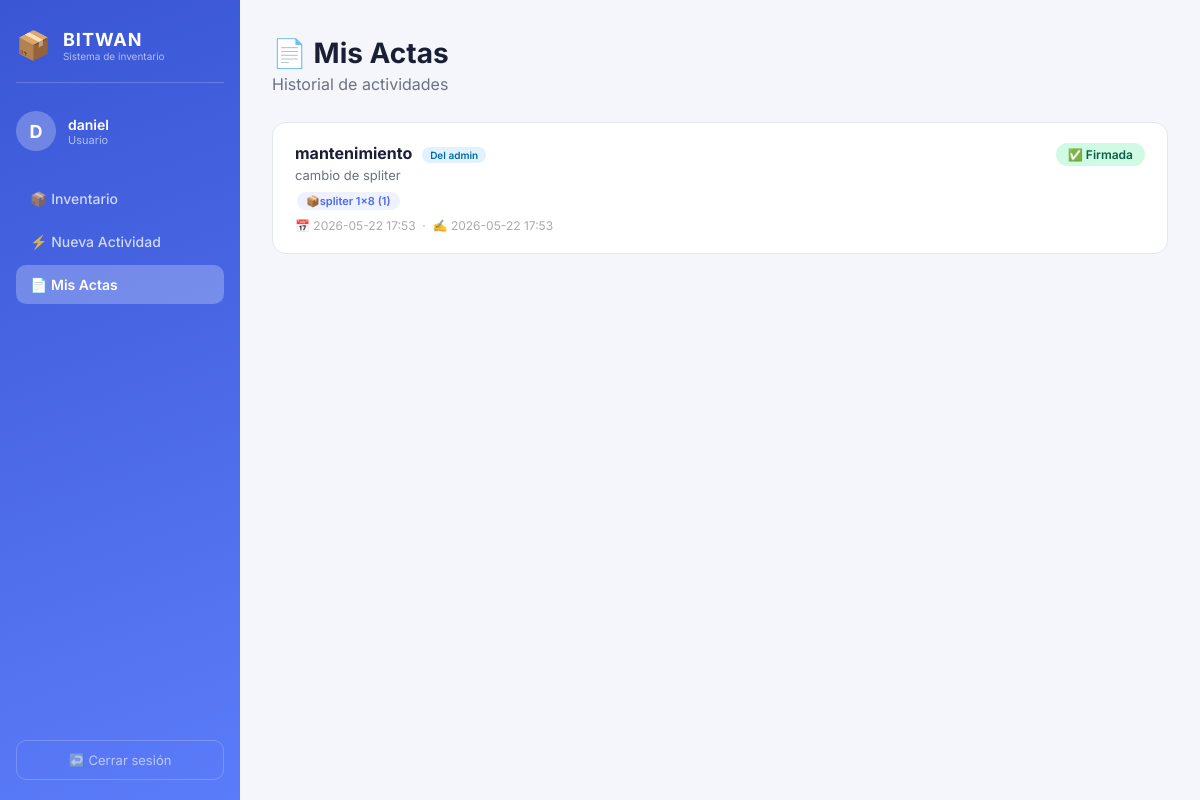
/mis_actas (signed in), run on the app's committed database.
### tables this page shows
CREATE TABLE actividades (
    id INTEGER PRIMARY KEY AUTOINCREMENT,
    nombre TEXT NOT NULL,
    descripcion TEXT NOT NULL,
    usuario_asignado_id INTEGER NOT NULL,
    material_id INTEGER,
    cantidad_material INTEGER DEFAULT 0,
    estado TEXT DEFAULT "pendiente",
    fecha_creacion TEXT NOT NULL,
    firma_imagen TEXT,
    fecha_firmado TEXT
, creado_por_id INTEGER, creado_por_rol TEXT);

CREATE TABLE actividad_materiales (
    id INTEGER PRIMARY KEY AUTOINCREMENT,
    actividad_id INTEGER NOT NULL,
    material_id INTEGER NOT NULL,
    cantidad INTEGER NOT NULL
);

CREATE TABLE materiales (
        id INTEGER PRIMARY KEY AUTOINCREMENT,
        nombre TEXT NOT NULL,
        cantidad INTEGER NOT NULL
    );

### app.py (the view)
@app.route('/mis_actas')
def mis_actas():
    if not session.get('usuario'): return redirect(url_for('inicio'))
    conn = get_db()
    acts = conn.execute("SELECT id,nombre,descripcion,estado,fecha_creacion,fecha_firmado,creado_por_rol FROM actividades WHERE usuario_asignado_id=? ORDER BY fecha_creacion DESC", (session['user_id'],)).fetchall()
    result = []
    for a in acts:
        a = dict(a)
        a['materiales'] = [dict(m) for m in conn.execute("""SELECT m.nombre,am.cantidad FROM actividad_materiales am JOIN materiales m ON am.material_id=m.id WHERE am.actividad_id=?""", (a['id'],)).fetchall()]
        result.append(a)
    conn.close()
    return render_template('mis_actas.html', actas=result, usuario=session['usuario'])

### app.py (called while the page is built)
def get_db():
    conn = sqlite3.connect(DB)
    conn.row_factory = sqlite3.Row
    return conn

### templates/mis_actas.html (shortened to what this page needs)
<!DOCTYPE html>
<html lang="es">
<head>
  <link rel="stylesheet" href="{{ url_for('static', filename='bodega.css') }}">
</head>
<body>
<div class="layout">
  <aside class="sidebar">
    <div class="sidebar-brand"><span class="brand-icon">📦</span><div><div class="brand-name">BITWAN</div><div class="brand-sub">Sistema de inventario</div></div></div>
    <div class="sidebar-user"><div class="user-avatar">{{ usuario[0].upper() }}</div><div class="user-info"><div class="user-name">{{ usuario }}</div><div class="user-role">Usuario</div></div></div>
    <nav class="sidebar-nav">
      <a href="/panel"               class="nav-link">📦 Inventario</a>
      <a href="/actividades_usuario" class="nav-link">⚡ Nueva Actividad</a>
      <a href="/mis_actas"           class="nav-link active">📄 Mis Actas</a>
    </nav>
    <a href="/logout" class="btn-logout">↩️ Cerrar sesión</a>
  </aside>
  <main class="main">
    <div class="page-header"><h1>📄 Mis Actas</h1><p>Historial de actividades</p></div>
    {% if not actas %}
    <div class="empty-st">
      <div style="font-size:56px;margin-bottom:12px">📋</div>
      <h3>No tienes actas todavía</h3>
      <p>Crea una actividad o espera que el administrador te asigne una.</p>
      <a href="/actividades_usuario" style="display:inline-block;margin-top:16px;background:var(--azul);color:white;padding:11px 24px;border-radius:10px;text-decoration:none;font-weight:600">⚡ Nueva actividad</a>
    </div>
    {% else %}
    {% for acta in actas %}
    <div class="ac">
      <div class="arow">
        <div>
          <div class="atit">
            {{ acta.nombre }}
            {% if acta.creado_por_rol=='admin' %}<span class="tag-env">Del admin</span>
            {% else %}<span class="tag-env">Tuya</span>{% endif %}
          </div>
          <div class="asub">{{ acta.descripcion[:90] }}{% if acta.descripcion|length>90 %}...{% endif %}</div>
          {% if acta.materiales %}
          <div style="margin-top:6px">{% for m in acta.materiales %}<span class="chip">📦{{ m.nombre }} ({{ m.cantidad }})</span>{% endfor %}</div>
          {% endif %}
          <div style="margin-top:6px;font-size:12px;color:#aaa">
            📅 {{ acta.fecha_creacion }}
            {% if acta.fecha_firmado %} &nbsp;·&nbsp; ✍️ {{ acta.fecha_firmado }}{% endif %}
          </div>
        </div>
        <div style="display:flex;flex-direction:column;align-items:flex-end;gap:8px;flex-shrink:0;margin-left:12px">
          {% if acta.estado=='firmado' %}
          <span class="tag-f">✅ Firmada</span>
          {% else %}
          <span class="tag-p">⏳ Pendiente</span>
          {% if acta.creado_por_rol=='admin' %}
          <a href="/acta/{{ acta.id }}" class="btn-firmar">✍️ Firmar</a>
          {% endif %}
          {% endif %}
        </div>
      </div>
    </div>
    {% endfor %}
    {% endif %}
  </main>
</div>
</body></html>

### static/bodega.css (style rules this page uses)
*, *::before, *::after { box-sizing: border-box; margin: 0; padding: 0; }
:root { --azul: #4d6ce7; --azul-dark: #2763d1; --azul-bg: #eef2ff; --blanco: #ffffff; --gris-bg: #f4f6fb; --gris-borde:#e1e8ef; --texto: #1a1f36; --muted: #6b7280; --danger: #e05252; --success: #22c55e; --warning: #f59e0b; --sidebar-w: 240px; }
body { font-family: 'Inter', Arial, sans-serif; background: var(--gris-bg); color: var(--texto); min-height: 100vh; }
.layout { display: flex; min-height: 100vh; }
.sidebar { width: var(--sidebar-w); background: linear-gradient(160deg, #3a56d4, #5b7cfa); display: flex; flex-direction: column; padding: 28px 16px 20px; position: fixed; top: 0; bottom: 0; left: 0; z-index: 10; }
.sidebar-brand { display: flex; align-items: center; gap: 12px; margin-bottom: 28px; padding-bottom: 20px; border-bottom: 1px solid rgba(255,255,255,0.2); }
.brand-icon { font-size: 28px; }
.brand-name { font-size: 18px; font-weight: 700; color: white; letter-spacing: 1px; }
.brand-sub { font-size: 10px; color: rgba(255,255,255,0.6); }
.sidebar-user { display: flex; align-items: center; gap: 12px; margin-bottom: 28px; }
.user-avatar { width: 40px; height: 40px; border-radius: 50%; background: rgba(255,255,255,0.25); color: white; font-weight: 700; font-size: 18px; display: flex; align-items: center; justify-content: center; }
.user-name { color: white; font-weight: 600; font-size: 14px; }
.user-role { color: rgba(255,255,255,0.6); font-size: 11px; }
.sidebar-nav { display: flex; flex-direction: column; gap: 4px; flex: 1; }
.nav-link { display: block; padding: 11px 14px; border-radius: 10px; color: rgba(255,255,255,0.75); text-decoration: none; font-size: 14px; font-weight: 500; transition: all .2s; }
.nav-link.active { background: rgba(255,255,255,0.25); color: white; font-weight: 600; }
.btn-logout { display: block; padding: 11px 14px; border-radius: 10px; color: rgba(255,255,255,0.6); text-decoration: none; font-size: 13px; text-align: center; border: 1px solid rgba(255,255,255,0.2); transition: all .2s; margin-top: 8px; }
.main { margin-left: var(--sidebar-w); flex: 1; padding: 36px 32px; }
.page-header { margin-bottom: 28px; }
.page-header h1 { font-size: 28px; font-weight: 700; }
.page-header p { color: var(--muted); margin-top: 4px; }

### templates/mis_actas.html (style rules this page uses)
.ac { background:white;border-radius:14px;padding:20px 22px;border:1.5px solid var(--gris-borde);margin-bottom:12px;transition:box-shadow .2s }
.arow { display:flex;align-items:flex-start;justify-content:space-between;gap:12px }
.atit { font-size:16px;font-weight:700 }
.asub { font-size:13px;color:var(--muted);margin-top:4px }
.tag-f { background:#d1fae5;color:#065f46;padding:4px 12px;border-radius:20px;font-size:12px;font-weight:600;white-space:nowrap }
.chip { display:inline-block;background:var(--azul-bg);color:var(--azul);border-radius:20px;padding:2px 9px;font-size:11px;font-weight:600;margin:2px }
.tag-env { background:#e0f2fe;color:#0369a1;padding:2px 8px;border-radius:12px;font-size:10px;font-weight:600;margin-left:6px }

### data on the page
actividades: nombre "mantenimiento", creado_por_rol "Del admin", descripcion "cambio de spliter", fecha_creacion "2026-05-22 17:53", fecha_firmado "2026-05-22 17:53", estado "✅ Firmada"
actividad_materiales: nombre "spliter 1x8", cantidad "1"

### other printed values
{{ usuario[0].upper() }} "D"
{{ usuario }} "daniel"
